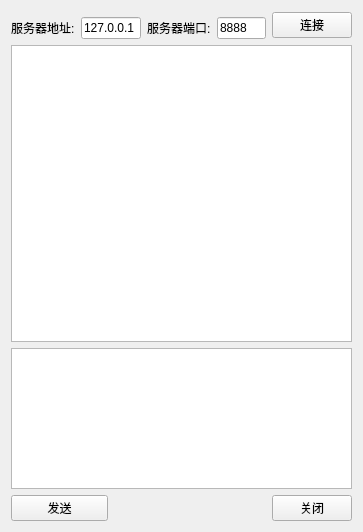
<?xml version="1.0" encoding="UTF-8"?>
<ui version="4.0">
 <class>ClientWidget</class>
 <widget class="QWidget" name="ClientWidget">
  <property name="geometry">
   <rect>
    <x>0</x>
    <y>0</y>
    <width>358</width>
    <height>532</height>
   </rect>
  </property>
  <property name="windowTitle">
   <string>Form</string>
  </property>
  <layout class="QGridLayout" name="gridLayout">
   <item row="0" column="5" rowspan="2">
    <widget class="QPushButton" name="buttonConnect">
     <property name="text">
      <string>连接</string>
     </property>
    </widget>
   </item>
   <item row="4" column="0" colspan="2">
    <widget class="QPushButton" name="buttonSend">
     <property name="text">
      <string>发送</string>
     </property>
    </widget>
   </item>
   <item row="1" column="4">
    <widget class="QLineEdit" name="lineEditPort">
     <property name="minimumSize">
      <size>
       <width>49</width>
       <height>0</height>
      </size>
     </property>
     <property name="maximumSize">
      <size>
       <width>50</width>
       <height>16777215</height>
      </size>
     </property>
     <property name="text">
      <string>8888</string>
     </property>
    </widget>
   </item>
   <item row="4" column="5">
    <widget class="QPushButton" name="buttonClose">
     <property name="text">
      <string>关闭</string>
     </property>
    </widget>
   </item>
   <item row="1" column="1" colspan="2">
    <widget class="QLineEdit" name="lineEditIP">
     <property name="minimumSize">
      <size>
       <width>60</width>
       <height>0</height>
      </size>
     </property>
     <property name="maximumSize">
      <size>
       <width>70</width>
       <height>16777215</height>
      </size>
     </property>
     <property name="text">
      <string>127.0.0.1</string>
     </property>
    </widget>
   </item>
   <item row="1" column="0">
    <widget class="QLabel" name="label_2">
     <property name="text">
      <string>服务器地址:</string>
     </property>
    </widget>
   </item>
   <item row="2" column="0" colspan="6">
    <widget class="QTextBrowser" name="textBrowserRead">
     <property name="font">
      <font>
       <pointsize>14</pointsize>
      </font>
     </property>
     <property name="html">
      <string>&lt;!DOCTYPE HTML PUBLIC &quot;-//W3C//DTD HTML 4.0//EN&quot; &quot;http://www.w3.org/TR/REC-html40/strict.dtd&quot;&gt;
&lt;html&gt;&lt;head&gt;&lt;meta name=&quot;qrichtext&quot; content=&quot;1&quot; /&gt;&lt;style type=&quot;text/css&quot;&gt;
p, li { white-space: pre-wrap; }
&lt;/style&gt;&lt;/head&gt;&lt;body style=&quot; font-family:'SimSun'; font-size:14pt; font-weight:400; font-style:normal;&quot;&gt;
&lt;p style=&quot;-qt-paragraph-type:empty; margin-top:0px; margin-bottom:0px; margin-left:0px; margin-right:0px; -qt-block-indent:0; text-indent:0px;&quot;&gt;&lt;br /&gt;&lt;/p&gt;&lt;/body&gt;&lt;/html&gt;</string>
     </property>
    </widget>
   </item>
   <item row="1" column="3">
    <widget class="QLabel" name="label">
     <property name="text">
      <string>服务器端口:</string>
     </property>
    </widget>
   </item>
   <item row="3" column="0" colspan="6">
    <widget class="QTextBrowser" name="textBrowserWrite">
     <property name="minimumSize">
      <size>
       <width>0</width>
       <height>0</height>
      </size>
     </property>
     <property name="maximumSize">
      <size>
       <width>16777215</width>
       <height>141</height>
      </size>
     </property>
     <property name="sizeIncrement">
      <size>
       <width>0</width>
       <height>0</height>
      </size>
     </property>
     <property name="font">
      <font>
       <pointsize>17</pointsize>
      </font>
     </property>
     <property name="readOnly">
      <bool>false</bool>
     </property>
    </widget>
   </item>
  </layout>
 </widget>
 <resources/>
 <connections/>
</ui>
